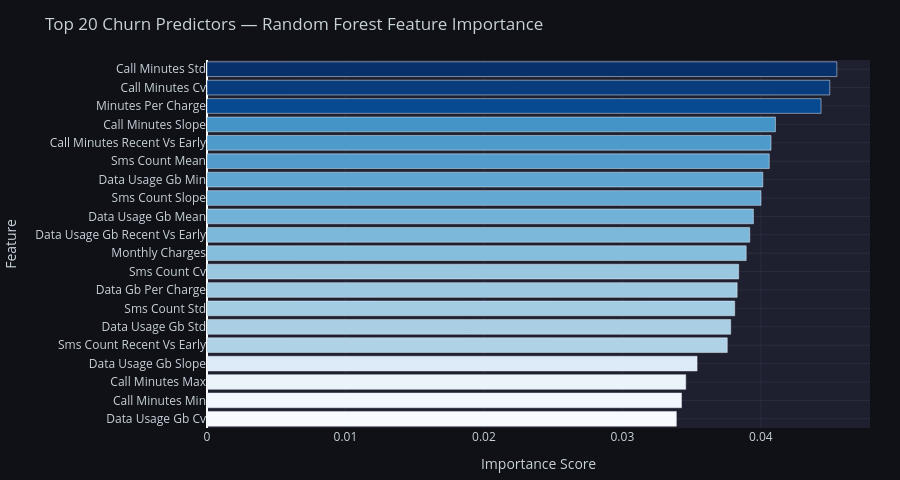

The cell this chart's notebook holds for it:
### Code cell
# ── Feature Importance — Random Forest (Top 20) ──────────────────────────────
top_n    = 20
fi_plot  = fi_rf.head(top_n).sort_values("importance")

fig_fi = px.bar(
    fi_plot, x="importance", y="feature_clean",
    orientation="h", color="importance",
    color_continuous_scale="Blues",
    title=f"Top {top_n} Churn Predictors — Random Forest Feature Importance",
    labels={"importance": "Importance Score", "feature_clean": "Feature"},
)
fig_fi.update_layout(
    paper_bgcolor="#0f1117", plot_bgcolor="#1e2030",
    font=dict(color="#c9d1d9"),
    coloraxis_showscale=False,
    height=max(380, top_n * 24),
    margin=dict(t=60, b=20, l=10, r=30),
    xaxis=dict(gridcolor="#2a2d3e"),
    yaxis=dict(gridcolor="#2a2d3e"),
)
fig_fi.show()

### Figure 1 — Plotly figure (JSON) as saved in the notebook; plotly's stock layout.template omitted (floating-point values rounded to 4 significant figures)
{"data": [{"hovertemplate": "Importance Score=%{marker.color}<br>Feature=%{y}<extra></extra>", "legendgroup": "", "marker": {"color": [0.0339, 0.03427, 0.03458, 0.03539, 0.03758, 0.03782, 0.03811, 0.03829, 0.0384, 0.03894, 0.0392, 0.03946, 0.04001, 0.04014, 0.04061, 0.04073, 0.04106, 0.04435, 0.04498, 0.04549], "coloraxis": "coloraxis", "pattern": {"shape": ""}}, "name": "", "orientation": "h", "showlegend": false, "textposition": "auto", "type": "bar", "x": [0.0339, 0.03427, 0.03458, 0.03539, 0.03758, 0.03782, 0.03811, 0.03829, 0.0384, 0.03894, 0.0392, 0.03946, 0.04001, 0.04014, 0.04061, 0.04073, 0.04106, 0.04435, 0.04498, 0.04549], "xaxis": "x", "y": ["Data Usage Gb Cv", "Call Minutes Min", "Call Minutes Max", "Data Usage Gb Slope", "Sms Count Recent Vs Early", "Data Usage Gb Std", "Sms Count Std", "Data Gb Per Charge", "Sms Count Cv", "Monthly Charges", "Data Usage Gb Recent Vs Early", "Data Usage Gb Mean", "Sms Count Slope", "Data Usage Gb Min", "Sms Count Mean", "Call Minutes Recent Vs Early", "Call Minutes Slope", "Minutes Per Charge", "Call Minutes Cv", "Call Minutes Std"], "yaxis": "y"}], "layout": {"barmode": "relative", "coloraxis": {"autocolorscale": false, "colorbar": {"title": {"text": "Importance Score"}}, "colorscale": [[0, "rgb(247,251,255)"], [0.125, "rgb(222,235,247)"], [0.25, "rgb(198,219,239)"], [0.375, "rgb(158,202,225)"], [0.5, "rgb(107,174,214)"], [0.625, "rgb(66,146,198)"], [0.75, "rgb(33,113,181)"], [0.875, "rgb(8,81,156)"], [1, "rgb(8,48,107)"]], "showscale": false}, "font": {"color": "#c9d1d9"}, "height": 480, "legend": {"tracegroupgap": 0}, "margin": {"b": 20, "l": 10, "r": 30, "t": 60}, "paper_bgcolor": "#0f1117", "plot_bgcolor": "#1e2030", "title": {"text": "Top 20 Churn Predictors — Random Forest Feature Importance"}, "xaxis": {"anchor": "y", "domain": [0, 1], "gridcolor": "#2a2d3e", "title": {"text": "Importance Score"}}, "yaxis": {"anchor": "x", "domain": [0, 1], "gridcolor": "#2a2d3e", "title": {"text": "Feature"}}}}
